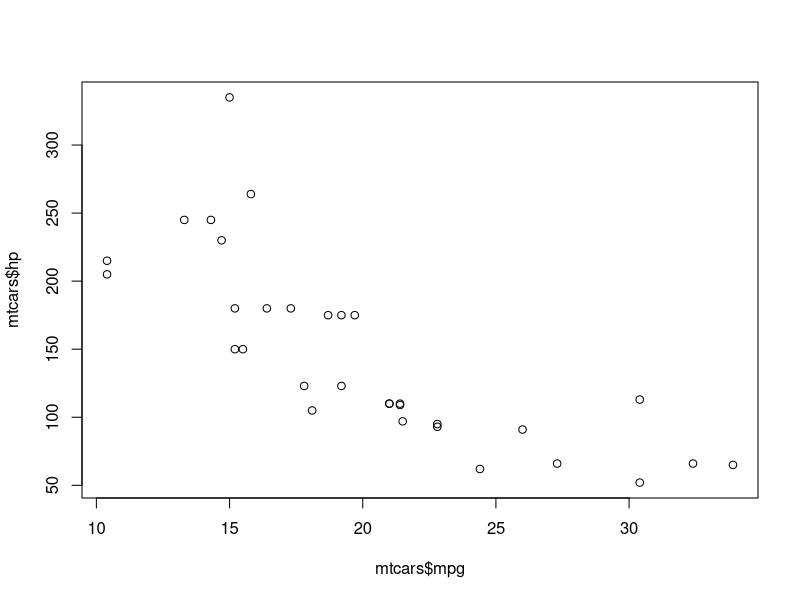

The R source for this figure:
## ---- chunk 1
data <- mtcars
plot(mtcars$mpg, mtcars$hp)
